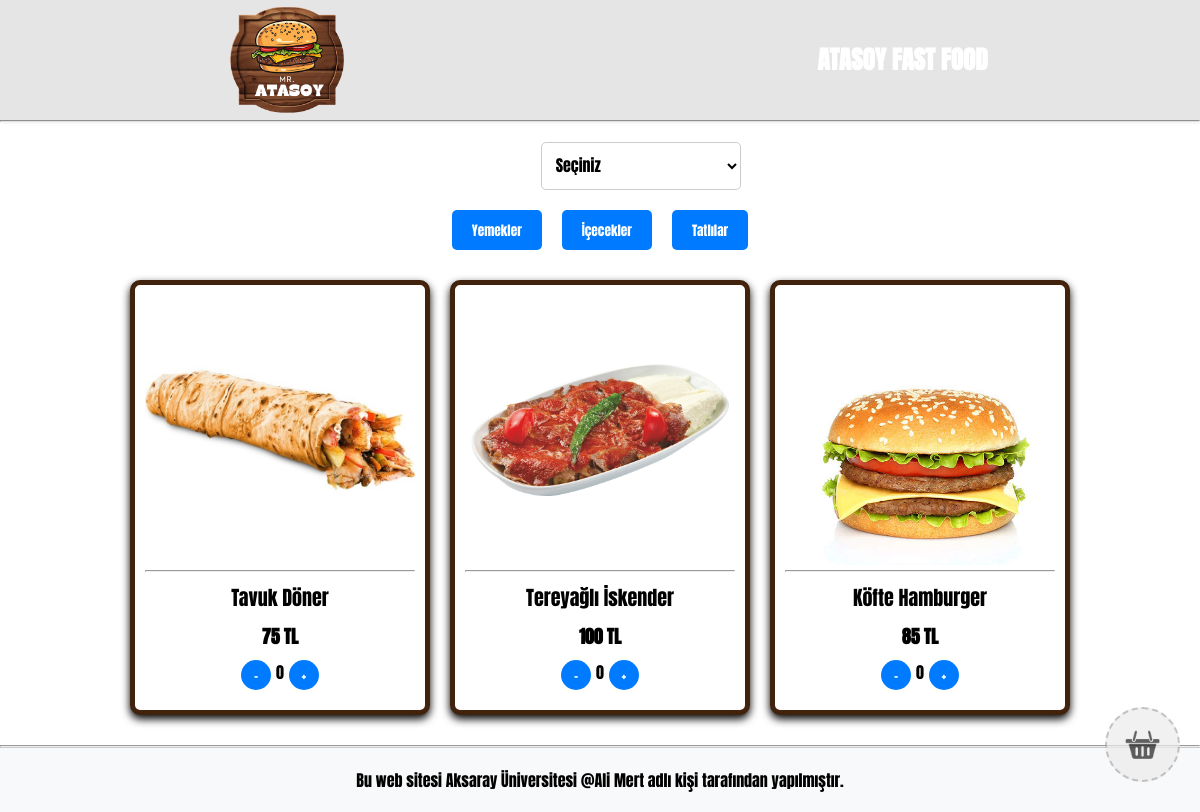
The page / on the database its author committed.
### tables this page shows
CREATE TABLE `sitebilgi` (
  `id` int NOT NULL,
  `siteismi` varchar(45) NOT NULL,
  `sitearkaurl` varchar(250) NOT NULL,
  `sitelogourl` varchar(250) NOT NULL,
  `footer` varchar(500) NOT NULL,
  `masasayisi` varchar(45) NOT NULL
);

CREATE TABLE `urunler` (
  `id` int NOT NULL,
  `urun_adi` varchar(45) NOT NULL,
  `fiyat` float NOT NULL,
  `resim_yolu` varchar(90) NOT NULL,
  `tip` varchar(45) NOT NULL
);

### index.php (the view, shortened to what this page needs)
<?php
include 'db_connection.php';
$sql = "SELECT * FROM sitebilgi WHERE id = 1";
$result = $conn->query($sql);
if ($result->num_rows > 0) {
    $row = $result->fetch_assoc();
    $siteTitle = $row["siteismi"];
    $siteLogoURL = $row["sitelogourl"];
    $footerText = $row["footer"];
} else {
    $siteTitle = "Site Başlığı";
    $siteBackgroundURL = "/varsayılan/arkaplan.jpg";
    $siteLogoURL = "/varsayılan/logo.png";
    $footerText = "&copy; 2024 Akıllı Menü Sistemi. Tüm hakları saklıdır.";
    $tableCount = 3;
}
?>
<!DOCTYPE html>
<html lang="en">
<head>
    <link rel="stylesheet" href="style/main.css">
</head>
<body>
    <div class="sepet">
        <img src="img/sepet.png" alt="Sepet">
    </div>
    <header class="box">
        <img src="<?php echo 'page/' . $siteLogoURL; ?>" alt="Site Logo">
        <h1><?php echo $siteTitle; ?></h1>
    </header>
    <hr>
    <center>
        <label for="table-select">Masa Seçin:</label>
        <select id="table-select">
            <option value="" selected disabled hidden>Seçiniz</option>
        </select>
    </center>
    <div class="button-container">
        <button class="button" onclick="showCategory('yemek')">Yemekler</button>
        <button class="button" onclick="showCategory('içecek')">İçecekler</button>
        <button class="button" onclick="showCategory('tatlı')">Tatlılar</button>
    </div>
    <main class="box">
        <?php
        include 'db_connection.php';
        $sql = "SELECT urun_adi, fiyat, resim_yolu, tip FROM urunler";
        $result = $conn->query($sql);
        if ($result->num_rows > 0) {
            while ($row = $result->fetch_assoc()) {
                echo '<div class="card ' . $row["tip"] . '">';
                echo '<img src="page/' . $row["resim_yolu"] . '" alt="' . $row["urun_adi"] . '" style="width: 100%; height: auto;">';
                echo '<hr>';
                echo '<div class="product-title">' . $row["urun_adi"] . '</div>';
                echo '<div class="price">' . $row["fiyat"] . ' TL</div>';
                echo '<div class="quantity-container">';
                echo '<button class="quantity-button" onclick="decreaseQuantity(this)">-</button>';
                echo '<span class="quantity">0</span>';
                echo '<button class="quantity-button" onclick="increaseQuantity(this)">+</button>';
                echo '</div>';
                echo '</div>';
            }
        } else {
            echo "Ürün bulunamadı.";
        }
        ?>
    </main>
    <hr>
    <footer class="box copyright">
        <?php echo $footerText; ?>
    </footer>
</body>
</html>

### style/main.css (style rules this page uses)
* { font-family: "Anton", sans-serif; font-weight: 400; font-style: normal; box-sizing: border-box; margin: 0; padding: 0; }
header { display: flex; justify-content: space-around; align-items: center; padding: 5px 0; background-color: #f8f9fa; box-shadow: 0 2px 4px rgba(0, 0, 0, 0.1); top: 0; backdrop-filter: blur(1px); background-color: rgba(0, 0, 0, .1); color: white; }
header img { width: 150px; }
header h1 { font-size: 25px; margin-left: 30px; font-weight: bold; }
.button-container { display: flex; justify-content: center; margin-top: 20px; }
.button { margin: 0 10px; padding: 10px 20px; background-color: #007bff; color: white; border: none; border-radius: 5px; cursor: pointer; transition: background-color 0.3s; font-weight:50; }
main { display: flex; justify-content: center; align-items: flex-start; flex-wrap: wrap; padding: 20px; }
.card { border: 5px solid #41220c; border-radius: 10px; padding: 10px; margin: 10px; width: 300px; text-align: center; background-color: white; box-shadow: 0px 4px 8px rgba(0, 0, 0, 1); }
label { color: white; }
.card img { max-width: 100%; height: auto; }
.product-title { margin-top: 10px; font-weight: bold; font-size: 20px; margin-bottom: 10px; font-weight: 200; }
.quantity-container { display: flex; justify-content: center; margin-bottom: 10px; }
.quantity-button { display: flex; justify-content: center; align-items: center; background-color: #007bff; color: white; border: none; border-radius: 50%; width: 30px; height: 30px; cursor: pointer; margin: 0 5px; transition: background-color 0.3s; }
footer { padding: 20px; text-align: center; background-color: #f8f9fa; border-top: 1px solid #ccc; }
.sepet { position: fixed; bottom: 30px; right: 20px; width: 75px; height: 75px; border-radius: 50%; background-color: #ececec; opacity: 0.7; display: flex; justify-content: center; align-items: center; border: 2px dashed #aaa; cursor: pointer; }
.sepet img { width: 50%; }
#table-select { margin-top: 20px; padding: 10px; font-size: 16px; border-radius: 5px; border: 1px solid #ccc; width: 200px; background-color: #fff; }
.price { font-weight: bold; font-size: 18px; margin-bottom: 10px; }

### rows shown on the page
sitebilgi: sitelogourl (picture), siteismi "ATASOY FAST FOOD", footer "Bu web sitesi Aksaray Üniversitesi @Ali Mert adlı kişi tarafından yapılmıştır."
urunler: resim_yolu (picture), urun_adi "Tavuk Döner", fiyat "75"
urunler: resim_yolu (picture), urun_adi "Tereyağlı İskender", fiyat "100"
urunler: resim_yolu (picture), urun_adi "Köfte Hamburger", fiyat "85"
